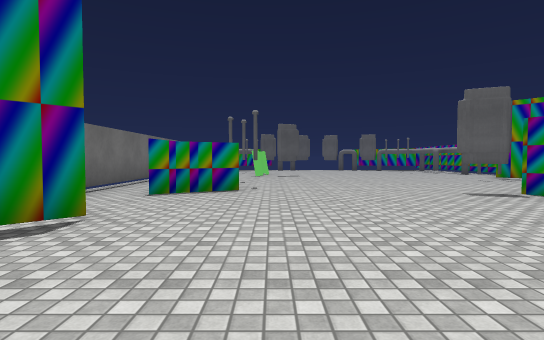
view 1 (above)

14 first-person views from a walk through a Unity game level. The camera is 1.3 m above the floor, tilts 2° down and sees 80° across. The floor is counted in squares, 2 m on a side. Each view is taken from the middle of a square. On the plan, view 1 faces up. The plan holds only what a view shows up to about 10 squares ahead; the rest is blank. The place goes on beyond the plan. Some surface patterns are stand-ins.

view 2
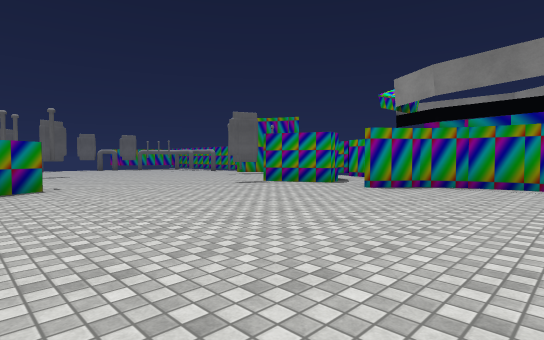

view 3
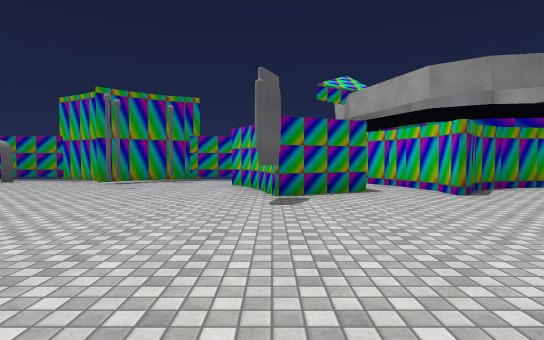

view 4
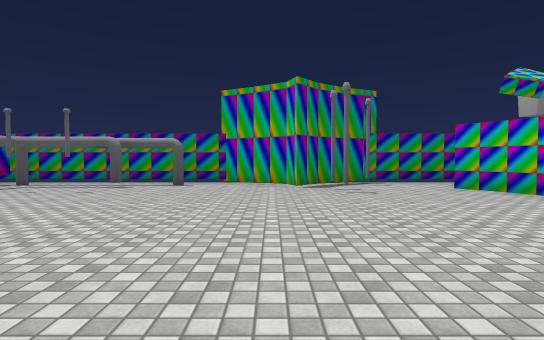

view 5
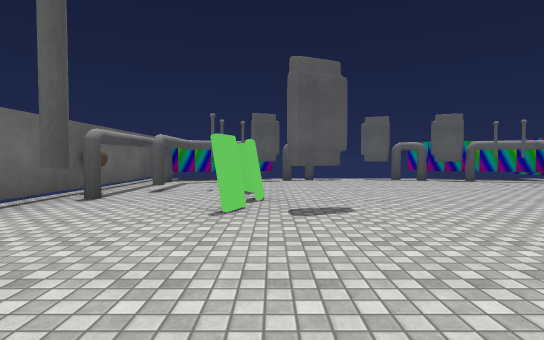

view 6
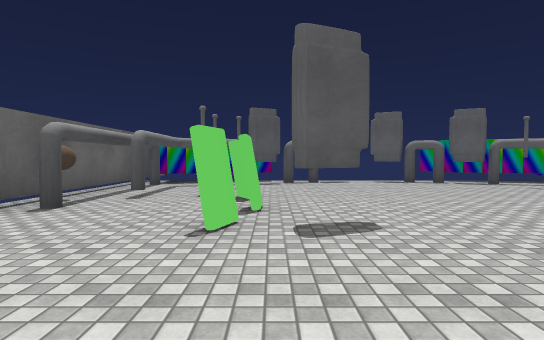

view 7
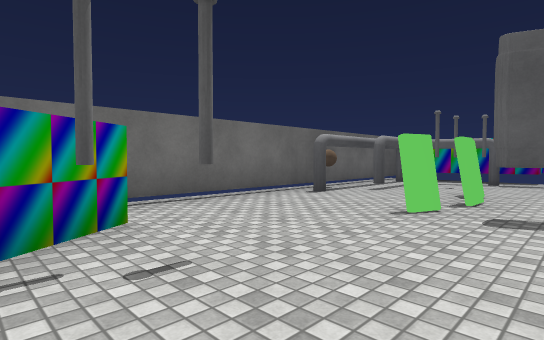

view 8
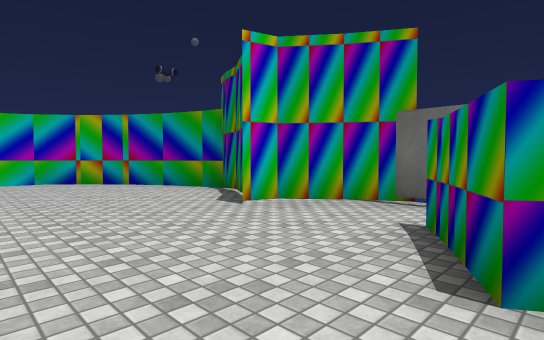

view 9
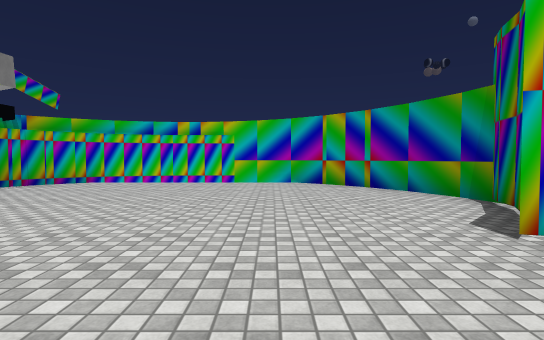

view 10
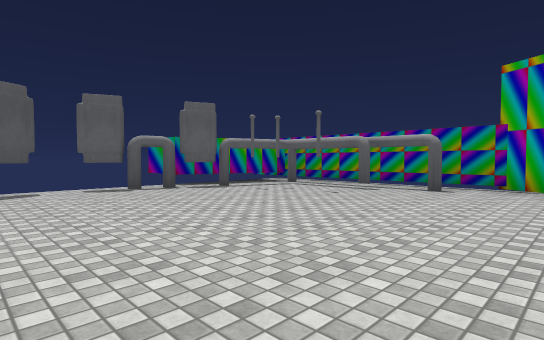

view 11
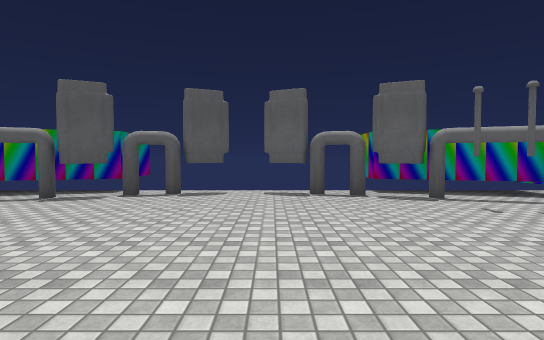

view 12
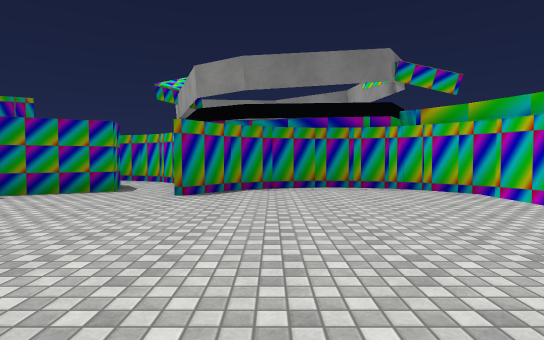

view 13
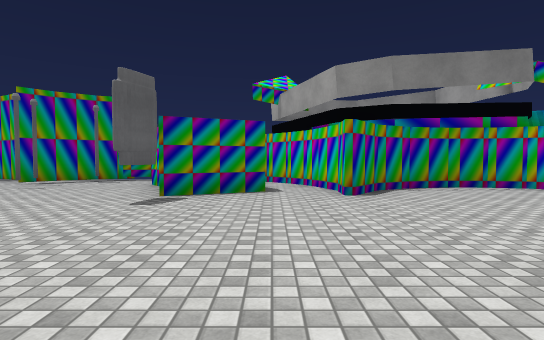

view 14
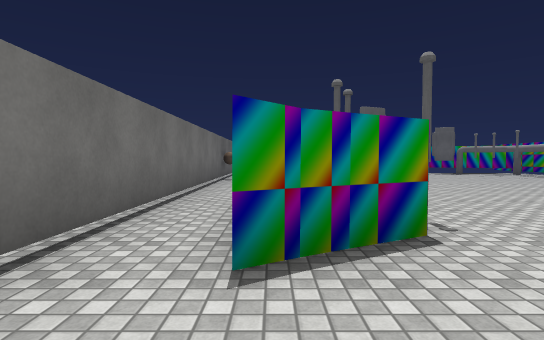

### Floor plan
Points are (right, up) in squares from view 1. A wall is a line through its corners. A room is listed if a view was taken in it or the views show most of it. See-through windows are left out.
Room 1 (views 1, 2, 3, 4, 5, 6, 7, 8, 9, 10, 11, 12, 13, 14)
walls: (-0.6, 6.8) (-2.3, 5.9); (-2.4, 9.3) (-1.6, 8.2); (5.7, 6.2) (6.5, 6.6); (-0.2, 13.4) (-0.2, 12.9); (6.4, 6.5) (7.1, 7); (7.9, 9.8) (7.2, 10.4) (7.8, 10.6) (8.3, 11.6); (6.1, 4.3) (5.4, 4.1) (4.6, 5.9) (5.8, 6.3); (8.2, 11.4) (8.7, 12.2) (8.7, 19.4); (-3.7, 5.3) (-3.1, 4.3); (4.7, 2.7) (5.6, 2.7) (6.5, 2.9); (8.8, 8.1) (8.6, 8.6); (-3.1, 4.4) (-2.5, 3.6) (-2, 3.4) (-2.5, 2.9); (8.7, 6) (8.7, 8.4) (8.4, 9.1) (7.8, 10); (6.4, 2.9) (6.9, 3.2); (6.9, 3.1) (7.6, 3.6); (7.5, 3.5) (8.1, 4.2); (-2.6, 2.7) (-3.1, 1.9); (8, 4) (8.5, 4.8) (8.6, 5.6); (-3, 2) (-3.2, 1.3); (-3.1, 1.5) (-3.3, 1.1) (-3.2, 0.5); (-3.2, 0.6) (-2.7, -0.5) (-2.1, -1.5); (6.3, -0.1) (6.1, 1) (5.6, 1.8) (4.7, 2.6); (0, 19.1) (-0.1, 18.5) (-3, 17.5); (8.1, 17.5) (5, 18.5); (6.2, -0.9) (6.3, 0.1); (-3.5, 18.4) (-3.5, 4.9); (-2.1, -1.4) (-1.4, -2.2); (5.6, -2.1) (6, -1.5) (6.2, -0.8); (-1.5, -2.2) (-0.5, -2.9); (-0.6, -2.9) (0.4, -3.4); (3.7, -3.4) (4.7, -3) (5.7, -2.1); (2.9, -3.5) (3.8, -3.3)
objects: other object (-3, 14); other object (-1, 9); other object (-1, 12); other object (-1, 14) to (0, 14); other object (-1, 16); other object (-1, 17); other object (0, 18); other object (1, 12); other object (1, 18); other object (4, 6); other object (4, 18); other object (5, 18); other object (6, 10); other object (6, 16); other object (6, 17)

Where each view was taken, in squares from view 1:
view 1: 0 up, 0 right, facing up
view 2: 1 down, 2 left, facing up-right
view 3: 6 up, 1 left, facing right
view 4: 11 up, 0 right, facing right
view 5: 8 up, 0 right, facing up
view 6: 9 up, 0 right, facing up
view 7: 8 up, 1 right, facing up-left
view 8: 7 up, 1 right, facing down-left
view 9: 6 up, 0 right, facing down
view 10: 11 up, 1 right, facing up-right
view 11: 12 up, 3 right, facing up
view 12: 1 up, 1 left, facing right
view 13: 4 up, 1 left, facing right
view 14: 4 up, 2 left, facing up
